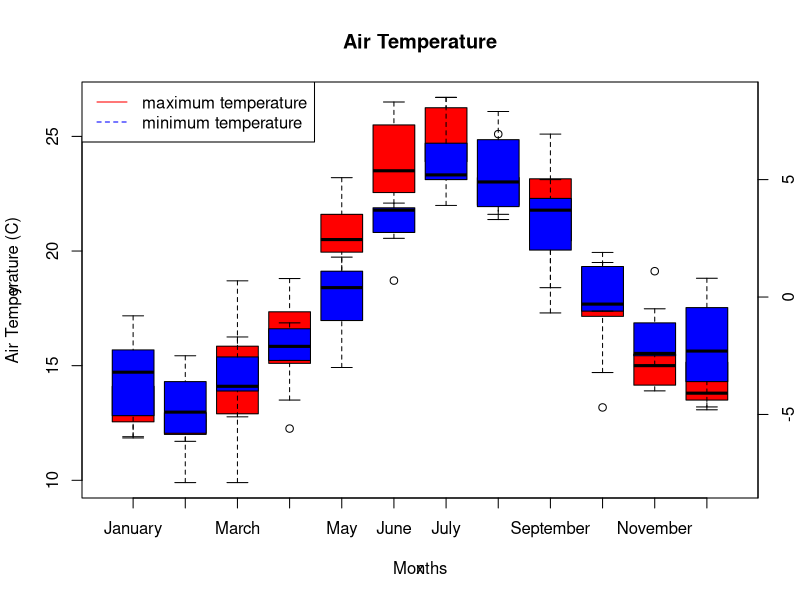
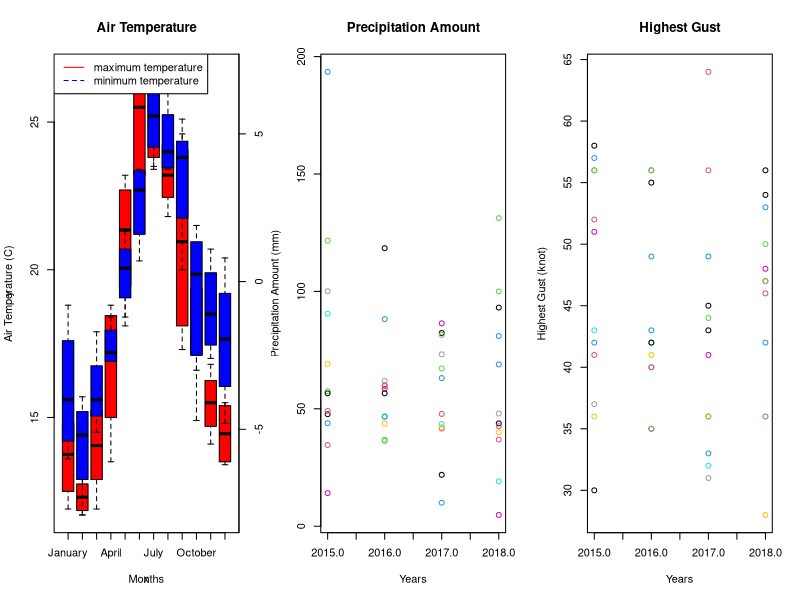

The R source for these figures, in order:
## ---- chunk 1
library(knitr)
opts_chunk$set(echo = TRUE, 
               warning = FALSE, 
               message = FALSE,
               cache = FALSE,
               include = TRUE,
               results = 'show',
               error = TRUE,
               fig.width = 9,
               fig.height = 6,
               fig.align = "center",
               out.width = "80%")
## ---- chunk 2
# extracting data from csv...
DublinAirport<-read.csv("mly532.csv",header=TRUE,skip = 19,na.strings = "NA")
# displaying structure of dataset
str(DublinAirport)
## ---- chunk 3
# using months.name to assign month name as per order
DublinAirport$month <- factor(DublinAirport$month,level = 1:12,labels =  month.name)
## ---- chunk 4
# storing the average rain as per month in a variable
avg_rain <- aggregate(DublinAirport$rain,by=list(DublinAirport$month),mean)
# Ordering the saved values in the order of average for each month
ordr_rain <- avg_rain[order(avg_rain$x),]
View(ordr_rain[1,1])
View(ordr_rain[12,1])

## ---- chunk 5
# creating columns for each month by using asigning label in the order of of months
DublinAirport$Seasons <- factor(DublinAirport$month,level = month.name,labels =c('Winter','Winter','Spring','Spring','Spring','Summer','Summer','Summer','Autumn','Autumn','Autumn','Winter'))
## ---- chunk 6
# assigning classes to DublinAirport
class(DublinAirport) <- c('WeatherData','data.frame')
## ---- chunk 7
summary.WeatherData <- function(fun){
#  storing mean,sd,min,max for the required fields by first binding them on the basis of column Seasons
 dat1=aggregate(cbind(rain,maxtp,mintp,maxgt)~ Seasons, data=fun, mean)
 dat2=aggregate(cbind(rain,maxtp,mintp,maxgt)~ Seasons, data=fun, sd)
 dat3=aggregate(cbind(rain,maxtp,mintp,maxgt)~ Seasons, data=fun, min)
 dat4=aggregate(cbind(rain,maxtp,mintp,maxgt)~ Seasons, data=fun, max)

 # Printing the the stored variables, using print.data.frame to keep the structure intact
 print('Mean')
 print.data.frame(dat1)
 print('Standard deviation')
 print.data.frame(dat2)
 print('min')
 print.data.frame(dat3)
 print('max')
 print.data.frame(dat4)
 

}
summary.WeatherData(DublinAirport)
## ---- chunk 8
plot.WeatherData <- function(fun,period1=FALSE,period2=FALSE,p1=FALSE,p2=FALSE,p3=FALSE){
  # handling scenario where both the years are given
  if(period1!=FALSE&&period2!=FALSE){
    period=c(period1:period2)
  }
  # handling scenario where only one year is mentioned
  else if(period1!=FALSE&&period2==FALSE){
    period=period1
  }# handling scenario where only no year is mentioned
  else {period=c(2015:2018)}
  # extracting values from the passed dataframe according as per years recived 
  small_set=fun[fun$year %in% period,]
    
  # when all 3 plots are required 
  if((p1!=FALSE && p2!=FALSE && p3!=FALSE)||(p1==FALSE && p2==FALSE && p3==FALSE)){
    
    par(mfrow=c(1,3))
    # Plot of the monthly Air Temperature
    plot(small_set$month,small_set$maxtp,type = 'p',col='red' ,  xlab="Months",     ylab = "Air Temperature (C)", main = "Air Temperature")
    par(new=TRUE)
    plot(small_set$month,small_set$mintp,type = 'p',col= 'blue',axes = FALSE)
    axis(side=4,at=pretty(range(small_set$mintp)))
    legend('topleft',legend = c('maximum temperature','minimum temperature')       ,col = c('red','blue'),lty=1:2)  

    # Plot of the Precipitation Amount
    plot(small_set$year,small_set$rain,col=small_set$month,xlab = "Years", ylab     = "Precipitation Amount (mm)", main = "Precipitation Amount")
    # Plot of the Highest Gust
    plot(small_set$year,small_set$maxgt,col=small_set$month,xlab = "Years",        ylab = "Highest Gust (knot)", main = "Highest Gust")
  }
  else {
    # when only first plot is required
    if(p1!=FALSE && p2==FALSE && p3==FALSE){
      plot(small_set$month,small_set$maxtp,type = 'p',col='red',xlab="Months",       ylab = "Air Temperature (C)", main = "Air Temperature" )
      par(new=TRUE)
      plot(small_set$month,small_set$mintp,type = 'p',col= 'blue',axes = FALSE)
      axis(side=4,at=pretty(range(small_set$mintp)))
      legend('topleft',legend = c('maximum temperature','minimum temperature')       ,col = c('red','blue'),lty=1:2) 
    }
    
    # when first and second plot is required
    if(p1!=FALSE && p2!=FALSE && p3==FALSE){
      par(mfrow=c(1,2))
      plot(small_set$month,small_set$maxtp,type = 'p',col='red', xlab="Months",       ylab = "Air Temperature (C)", main = "Air Temperature" ) 
      par(new=TRUE)
      plot(small_set$month,small_set$mintp,type = 'p',col= 'blue',axes = FALSE)
      axis(side=4,at=pretty(range(small_set$mintp)))
      legend('topleft',legend = c('maximum temperature','minimum temperature')       ,col = c('red','blue'),lty=1:2) 
      
      plot(small_set$year,small_set$rain,col=small_set$month,xlab = "Years",         ylab = "Precipitation Amount (mm)",  main = "Precipitation Amount")
    }
    # when first and third plot is required
    else if(p1!=FALSE && p2==FALSE && p3!=FALSE){
      par(mfrow=c(1,2))
      plot(small_set$month,small_set$maxtp,type = 'p',col='red',xlab ="Months",       ylab = "Air Temperature (C)", main = "Air Temperature" )
      par(new=TRUE)
      plot(small_set$month,small_set$mintp,type = 'p',col= 'blue')
      axis(side=4,at=pretty(range(small_set$mintp)))
      legend('topleft',legend = c('maximum temperature','minimum temperature')       ,col = c('red','blue'),lty=1:2) 
      
      plot(small_set$year,small_set$maxgt,col=small_set$month,xlab = "Years",        ylab = "Highest Gust (knot)", main = "Highest Gust")
    }
    # when only second plot is required
    if(p1==FALSE && p2!=FALSE && p3==FALSE ){
      plot(small_set$year,small_set$rain,col=small_set$month,xlab = "Years",         ylab = "Precipitation Amount (mm)", main = "Precipitation Amount")
    }
    # when second and third plot is required
    if(p1==FALSE && p2!=FALSE && p3!=FALSE ){
      par(mfrow=c(1,2))
      plot(small_set$year,small_set$rain,col=small_set$month,xlab = "Years",         ylab = "Precipitation Amount (mm)", main = "Precipitation Amount")
      
      plot(small_set$year,small_set$maxgt,col=small_set$month)
    }
    # when only third plot is required
    if(p1==FALSE && p2==FALSE && p3!=FALSE)
      {plot(small_set$year,small_set$maxgt,col=small_set$month,xlab = "Years",        ylab = "Highest Gust (knot)", main = "Highest Gust")}
    }
  
}
plot.WeatherData(DublinAirport,2012,2018,1)
plot.WeatherData(DublinAirport)
  

